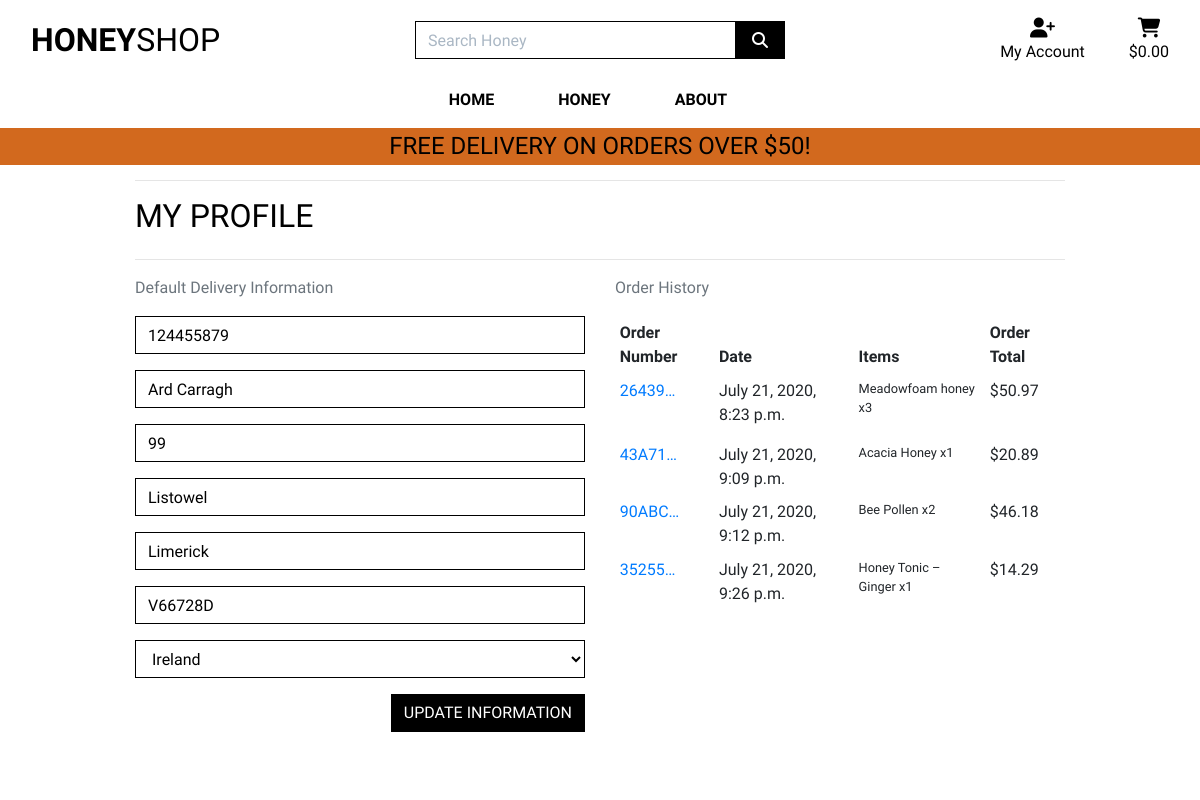
Screenshot of /profile/ (signed in) with the database file from the repository.
### profiles/models.py (models this page shows, shortened)
class UserProfile(models.Model):
    user = models.OneToOneField(User, on_delete=models.CASCADE)
    default_phone_number = models.CharField(max_length=20, null=True, blank=True)
    default_street_address1 = models.CharField(max_length=80, null=True, blank=True)
    default_street_address2 = models.CharField(max_length=80, null=True, blank=True)
    default_town_or_city = models.CharField(max_length=40, null=True, blank=True)
    default_county = models.CharField(max_length=80, null=True, blank=True)
    default_postcode = models.CharField(max_length=20, null=True, blank=True)
    default_country = CountryField(blank_label='Country', null=True, blank=True)

### checkout/models.py (models this page shows, shortened)
class Order(models.Model):
    order_number = models.CharField(max_length=32, null=False, editable=False)
    user_profile = models.ForeignKey(UserProfile, on_delete=models.SET_NULL,
                                     null=True, blank=True, related_name='orders')
    full_name = models.CharField(max_length=50, null=False, blank=False)
    email = models.EmailField(max_length=254, null=False, blank=False)
    phone_number = models.CharField (max_length=20, null=False, blank=False)
    country = CountryField(blank_label='Country *', null=False, blank=False)
    postcode = models.CharField(max_length=20, null=True, blank=True)
    town_or_city = models.CharField(max_length=40, null=False, blank=False)
    street_address1 = models.CharField(max_length=80, null=False, blank=False)
    street_address2 = models.CharField(max_length=80, null=True, blank=True)
    county = models.CharField(max_length=80, null=True, blank=True)
    date = models.DateTimeField(auto_now_add=True)
    delivery_cost = models.DecimalField(max_digits=6, decimal_places=2, null=False, default=0)
    order_total = models.DecimalField(max_digits=10, decimal_places=2, null=False, default=0)
    grand_total = models.DecimalField(max_digits=10, decimal_places=2, null=False, default=0)
    original_bag = models.TextField(null=False, blank=False, default='')
    stripe_pid = models.CharField(max_length=254, null=False, blank=False, default='')

class OrderLineItem(models.Model):
    order = models.ForeignKey(Order, null=False, blank=False, on_delete=models.CASCADE, related_name='lineitems')
    product = models.ForeignKey(Product, null=False, blank=False, on_delete=models.CASCADE)
    quantity = models.IntegerField(null=False, blank=False, default=0)
    lineitem_total = models.DecimalField(max_digits=6, decimal_places=2, null=False, blank=False, editable=False)

### products/models.py (models this page shows, shortened)
class Product(models.Model):
    category = models.ForeignKey('Category', null=True, blank=True, on_delete=models.SET_NULL)
    sku = models.CharField(max_length=254, null=True, blank=True)
    name = models.CharField(max_length=254)
    description = models.TextField()
    price = models.DecimalField(max_digits=6, decimal_places=2)
    rating = models.DecimalField(max_digits=6, decimal_places=2, null=True, blank=True)
    image_url = models.URLField(max_length=1024, null=True, blank=True)
    image = models.ImageField(null=True, blank=True)

### profiles/views.py (the view)
# urls.py: path('profile/', include('profiles.urls')),
def profile(request):
    profile = get_object_or_404(UserProfile, user=request.user)
    if request.method == 'POST':
        form = UserProfileForm(request.POST, instance=profile)
        if form.is_valid():
            form.save()
            messages.success(request, 'Profile was updated with success!')
        else:
            messages.error(request, 'Update failed. Please mske sure that the form is valid.')
    else:
        form = UserProfileForm(instance=profile)
    orders = profile.orders.all()
    template = 'profiles/profile.html'
    context = {
        'form': form,
        'orders': orders,
        'on_profile_page': True
    }
    return render(request, template, context)

### profiles/forms.py
class UserProfileForm(forms.ModelForm):
    class Meta:
        model = UserProfile
        exclude = ('user',)
    def __init__(self, *args, **kwargs):
        super().__init__(*args, **kwargs)
        placeholders = {
            'default_phone_number': 'Phone Number',
            'default_postcode': 'Postal Code',
            'default_town_or_city': 'Town or City',
            'default_street_address1': 'Street Address 1',
            'default_street_address2': 'Street Address 2',
            'default_county': 'County, State or Locality',
        }
        self.fields['default_phone_number'].widget.attrs['autofocus'] = True
        for field in self.fields:
            if field != 'default_country':
                if self.fields[field].required:
                    placeholder = f'{placeholders[field]} *'
                else:
                    placeholder = placeholders[field]
                self.fields[field].widget.attrs['placeholder'] = placeholder
            self.fields[field].widget.attrs['class'] = 'border-black rounded-0 profile-form-input'
            self.fields[field].label = False

### bag/contexts.py (called while the page is built, shortened)
def bag_contents(request):
    bag_items = []
    total = 0
    product_count = 0
    bag = request.session.get('bag', {})
    if total < settings.FREE_DELIVERY_THRESHOLD:
        delivery = total * Decimal(settings.STANDARD_DELIVERY_PERCENTAGE / 100)
        free_delivery_delta = settings.FREE_DELIVERY_THRESHOLD - total
    else:
        delivery = 0
        free_delivery_delta = 0
    grand_total = delivery + total
    context = {
        'bag_items': bag_items,
        'total': total,
        'product_count': product_count,
        'delivery': delivery,
        'free_delivery_delta': free_delivery_delta,
        'free_delivery_threshold': settings.FREE_DELIVERY_THRESHOLD,
        'grand_total': grand_total,
    }
    return context

### profiles/templates/profiles/profile.html (shortened to what this page needs)
{% extends "base.html" %}
{% load static %}
{% block extra_css %}
    <link rel="stylesheet" href="{% static 'profiles/css/profile.css' %}">
{% endblock %}
{% block page_header %}
    <div class="container header-container">
    </div>
{% endblock %}
{% block content %}
    <div class="overlay"></div>
    <div class="container">
        <div class="row">
            <div class="col">
                <hr>
                <h2 class="logo-font mb-4">My Profile</h2>
                <hr>
            </div>
        </div>
        <div class="row">
            <div class="col-12 col-lg-6">
                <p class="text-muted">Default Delivery Information</p>
                <form class="mt-3" action="{% url 'profile' %}" method="POST" id="profile-update-form">
                    {{ form|crispy }}
                    <button class="btn btn-black rounded-0 text-uppercase float-right">Update Information</button>
                </form>
            </div>
            <div class="col-12 col-lg-6">
                <p class="text-muted">Order History</p>
                <div class="order-history table-responsive">
                    <table class="table table-sm table-borderless">
                        <thead>
                            <tr>
                                <th>Order Number</th>
                                <th>Date</th>
                                <th>Items</th>
                                <th>Order Total</th>
                            </tr>
                        </thead>
                        <tbody>
                            {% for order in orders %}
                                <tr>
                                    <td>
                                        <a href="{% url 'order_history' order.order_number %}"
                                        title="{{ order.order_number }}">
                                            {{ order.order_number|truncatechars:6 }}
                                        </a>
                                    </td>
                                    <td>{{ order.date }}</td>
                                    <td>
                                        <ul class="list-unstyled">
                                            {% for item in order.lineitems.all %}
                                                <li class="small">
                                                    {{ item.product.name }} x{{ item.quantity }}
                                                </li>
                                            {% endfor %}
                                        </ul>
                                    </td>
                                    <td>${{ order.grand_total }}</td>
                                </tr>
                            {% endfor %}
                        </tbody>
                    </table>
                </div>
            </div>
        </div>
    </div>
{% endblock %}

### static/css/base.css (style rules this page uses)
html { height: 100%; }
body { background: url('/media/honeybkg.jpg') no-repeat center center fixed; background-size: cover; height:calc(100vh - 164px); color:chocolate; font-family: Sriracha, cursive; }
.border-black { border: 1px solid black !important; }
.logo-font { text-transform: uppercase; color:black !important; }
.btn-black { background: black; color: white; }
.overlay { height: 100%; width: 100%; top: 0; left: 0; position: fixed; background: white; z-index: -1; }
@media (min-width: 1200px) { .container { max-width: 80%; } }
@media (min-width:992px) { .header-container { padding-top: 164px; } }

### profiles/static/profiles/css/profile.css (style rules this page uses)
.order-history { max-height: 416px; overflow-y: auto; }
#profile-update-form .form-control { color: #000; }
#profile-update-form input::placeholder { color: #aab7c4; }
#id_default_country, #id_default_country option:not(:first-child) { color: #000; }

### rows the page displays
UserProfile: default_phone_number "124455879", default_street_address1 "Ard Carragh", default_street_address2 "99", default_town_or_city "Listowel", default_county "Limerick", default_postcode "V66728D", default_country "Ireland"
Order: order_number "26439…", date "July 21, 2020, 8:23 p.m.", grand_total "50.97"
OrderLineItem: product.name "Meadowfoam honey", quantity "3"
Order: order_number "43A71…", date "July 21, 2020, 9:09 p.m.", grand_total "20.89"
OrderLineItem: product.name "Acacia Honey", quantity "1"
Order: order_number "90ABC…", date "July 21, 2020, 9:12 p.m.", grand_total "46.18"
OrderLineItem: product.name "Bee Pollen", quantity "2"
Order: order_number "35255…", date "July 21, 2020, 9:26 p.m.", grand_total "14.29"
OrderLineItem: product.name "Honey Tonic – Ginger", quantity "1"

### other values shown
{{ free_delivery_threshold }} "50"
